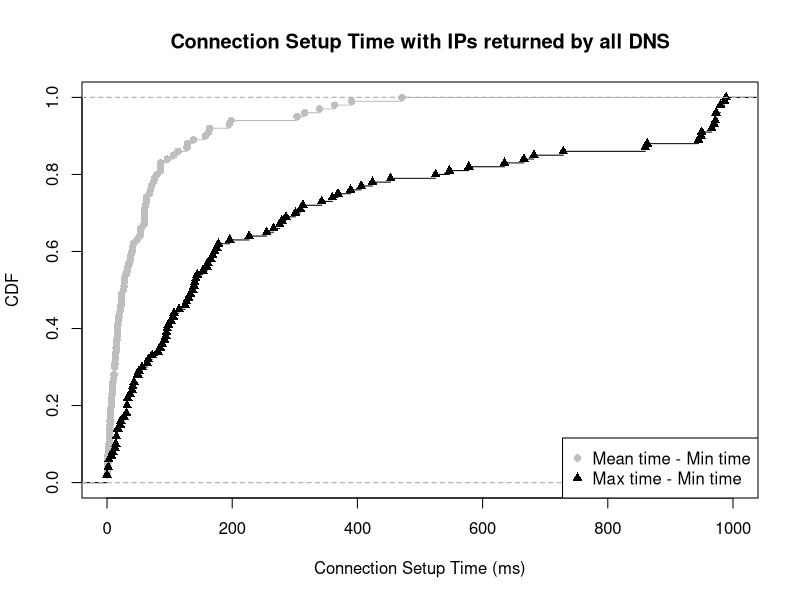

Write the R code that produced this figure.
mean_min <- c(10.666667, 198.318403, 79.707865, 9.277778, 3.439394, 32.166667, 8.000000, 15.250000, 156.850000, 2.666667, 47.906094, 13.305556, 0.916667, 4.833333, 195.400000, 138.181818, 3.700000, 1.388889, 23.125000, 69.833333, 303.608889, 12.333333, 41.909091, 12.333333, 26.166667, 21.688889, 363.415208, 17.333333, 3.666667, 22.476190, 1.500000, 38.020833, 19.000000, 40.888889, 60.027778, 76.166667, 62.833333, 113.333000, 85.851852, 8.551282, 14.555556, 37.583333, 106.566000, 35.208194, 27.166667, 7.133333, 30.388889, 6.833333, 59.444444, 5.729167, 315.986923, 19.666667, 14.472222, 128.750000, 12.722222, 27.666667, 339.598000, 390.871000, 0.000000, 162.500000, 52.400000, 471.333333, 63.186667, 54.166667, 53.666667, 3.600000, 16.919540, 15.722222, 1.333333, 7.531915, 73.916667, 27.611111, 11.141026, 16.416667, 13.714286, 33.404762, 59.703333, 0.000000, 18.566667, 1.443532, 59.199959, 5.625000, 4.854167, 67.555556, 127.705294, 85.673913, 96.222222, 70.721667, 39.916667, 23.083333, 4.416667, 85.555556, 2.916667, 8.333333, 5.907407, 16.696970, 23.171429, 59.692308, 61.444444, 164.125000)

max_min <- c(153.00, 944.99, 227.00, 88.00, 85.00, 130.00, 94.00, 27.00, 301.00, 7.00, 979.99, 72.00, 2.00, 17.00, 389.00, 255.00, 33.00, 3.00, 369.00, 196.00, 681.99, 56.00, 172.00, 102.00, 127.00, 144.00, 972.99, 49.00, 13.00, 279.00, 3.00, 276.00, 43.00, 96.00, 95.00, 160.00, 137.00, 949.99, 729.00, 32.00, 41.00, 133.00, 965.99, 988.99, 81.00, 37.00, 92.00, 32.00, 98.00, 31.00, 971.99, 49.00, 139.00, 525.00, 22.00, 142.00, 972.99, 859.99, 0.00, 635.00, 107.00, 863.00, 424.00, 161.00, 166.00, 21.00, 66.00, 115.00, 2.00, 40.00, 547.00, 106.00, 125.00, 33.00, 406.00, 286.00, 979.99, 0.00, 313.00, 51.00, 986.99, 15.00, 14.00, 343.00, 948.99, 666.00, 266.00, 969.99, 140.00, 64.00, 17.00, 309.00, 9.00, 15.00, 178.00, 169.00, 175.00, 578.00, 360.00, 453.00)

mean_min_val = ecdf(mean_min)
max_min_val = ecdf(max_min)

plot(mean_min_val, lty=1, col="grey", pch = 16, xlab="Connection Setup Time (ms)", ylab="CDF", main="Connection Setup Time with IPs returned by all DNS", xlim=c(0, 1000))
lines(max_min_val, pch = 17)

legend("bottomright",  pch = c(16, 17), legend=c("Mean time - Min time", "Max time - Min time"), col=c("grey", "black"))
